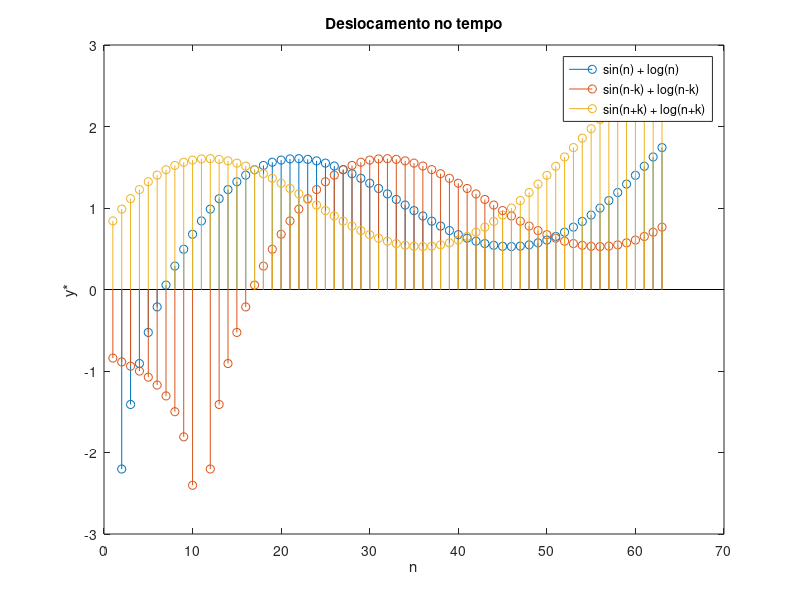

Write the MATLAB code that produced this figure. (Note: this script raises an error after producing the figure.)
%deslocamento no dominio da funcao, no caso, no tempo do sinal
%deslocamento e, tambem, conhecido como atraso
%atraso no sinal y e dado por: y[n] = x[n - k], k pertencente aos inteiros
%k eh o atraso aplicado ao sinal original
k = 1;

n = 0:0.1:2*pi;

y = sin(n) + log(n);

y1 = sin(n - k) + log(n - k);
y2 = sin(n + k) + log(n + k);

s = stem([y' y1' y2']);
title('Deslocamento no tempo');
xlabel('n');
ylabel('y*');
l = legend('sin(n) + log(n)', 'sin(n-k) + log(n-k)', 'sin(n+k) + log(n+k)');
l.Location = 'northeastoutside';